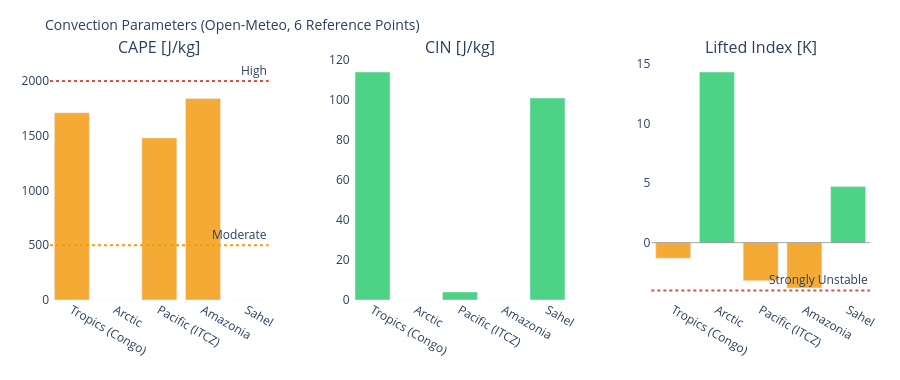

The cell this chart's notebook holds for it:
### Markdown cell above
---
## 3. Visualizations

### Code cell
# ============================================================
# CAPE / CIN / LIFTED INDEX – Convection potential
# ============================================================

if not df_atm.empty:
    fig = make_subplots(
        rows=1, cols=3,
        subplot_titles=['CAPE [J/kg]', 'CIN [J/kg]', 'Lifted Index [K]'],
        horizontal_spacing=0.1
    )
    pts = df_atm['point'].tolist()
    pt_colors = ['#E85D24','#185FA5','#888780','#378ADD','#639922','#F2A623']

    # CAPE – höher = mehr Gewitterpotential
    cape_vals = df_atm['cape'].fillna(0).tolist()
    cape_colors = ['#e74c3c' if v > 2000 else '#f39c12' if v > 500 else '#2ecc71'
                   for v in cape_vals]
    fig.add_trace(go.Bar(x=pts, y=cape_vals, marker_color=cape_colors,
                         opacity=0.85, showlegend=False), row=1, col=1)
    fig.add_hline(y=2000, line_dash='dot', line_color='#e74c3c',
                  annotation_text='High', row=1, col=1)
    fig.add_hline(y=500,  line_dash='dot', line_color='#f39c12',
                  annotation_text='Moderate', row=1, col=1)

    # CIN – negativer = stärker gedeckelt (weniger Auslöse)
    cin_vals = df_atm['cin'].fillna(0).tolist()
    cin_colors = ['#e74c3c' if v < -200 else '#f39c12' if v < -50 else '#2ecc71'
                  for v in cin_vals]
    fig.add_trace(go.Bar(x=pts, y=cin_vals, marker_color=cin_colors,
                         opacity=0.85, showlegend=False), row=1, col=2)

    # Lifted Index – negativ = instabil
    li_vals = df_atm['li'].fillna(0).tolist()
    li_colors = ['#e74c3c' if v < -4 else '#f39c12' if v < 0 else '#2ecc71'
                 for v in li_vals]
    fig.add_trace(go.Bar(x=pts, y=li_vals, marker_color=li_colors,
                         opacity=0.85, showlegend=False), row=1, col=3)
    fig.add_hline(y=0, line_color='gray', line_width=0.7, row=1, col=3)
    fig.add_hline(y=-4, line_dash='dot', line_color='#e74c3c',
                  annotation_text='Strongly Unstable', row=1, col=3)

    fig.update_layout(
        title=dict(text='Convection Parameters (Open-Meteo, 6 Reference Points)', font=dict(size=14)),
        height=380, plot_bgcolor='rgba(0,0,0,0)', paper_bgcolor='rgba(0,0,0,0)',
        margin=dict(l=50, r=30, t=60, b=80)
    )
    fig.update_xaxes(tickangle=30)
    fig.show()

### Figure 1 — Plotly figure (JSON) as saved in the notebook; plotly's stock layout.template omitted (floating-point values rounded to 4 significant figures)
{"data": [{"marker": {"color": ["#f39c12", "#2ecc71", "#f39c12", "#f39c12", "#2ecc71"]}, "opacity": 0.85, "showlegend": false, "type": "bar", "x": ["Tropics (Congo)", "Arctic", "Pacific (ITCZ)", "Amazonia", "Sahel"], "xaxis": "x", "y": [1710.0, 0.0, 1480.0, 1840.0, 0.0], "yaxis": "y"}, {"marker": {"color": ["#2ecc71", "#2ecc71", "#2ecc71", "#2ecc71", "#2ecc71"]}, "opacity": 0.85, "showlegend": false, "type": "bar", "x": ["Tropics (Congo)", "Arctic", "Pacific (ITCZ)", "Amazonia", "Sahel"], "xaxis": "x2", "y": [114.0, 0.0, 4.0, 0.0, 101.0], "yaxis": "y2"}, {"marker": {"color": ["#f39c12", "#2ecc71", "#f39c12", "#f39c12", "#2ecc71"]}, "opacity": 0.85, "showlegend": false, "type": "bar", "x": ["Tropics (Congo)", "Arctic", "Pacific (ITCZ)", "Amazonia", "Sahel"], "xaxis": "x3", "y": [-1.3, 14.3, -3.2, -3.8, 4.7], "yaxis": "y3"}], "layout": {"annotations": [{"font": {"size": 16}, "showarrow": false, "text": "CAPE [J/kg]", "x": 0.1333, "xanchor": "center", "xref": "paper", "y": 1.0, "yanchor": "bottom", "yref": "paper"}, {"font": {"size": 16}, "showarrow": false, "text": "CIN [J/kg]", "x": 0.5, "xanchor": "center", "xref": "paper", "y": 1.0, "yanchor": "bottom", "yref": "paper"}, {"font": {"size": 16}, "showarrow": false, "text": "Lifted Index [K]", "x": 0.8667, "xanchor": "center", "xref": "paper", "y": 1.0, "yanchor": "bottom", "yref": "paper"}, {"showarrow": false, "text": "High", "x": 1, "xanchor": "right", "xref": "x domain", "y": 2000, "yanchor": "bottom", "yref": "y"}, {"showarrow": false, "text": "Moderate", "x": 1, "xanchor": "right", "xref": "x domain", "y": 500, "yanchor": "bottom", "yref": "y"}, {"showarrow": false, "text": "Strongly Unstable", "x": 1, "xanchor": "right", "xref": "x3 domain", "y": -4, "yanchor": "bottom", "yref": "y3"}], "height": 380, "margin": {"b": 80, "l": 50, "r": 30, "t": 60}, "paper_bgcolor": "rgba(0,0,0,0)", "plot_bgcolor": "rgba(0,0,0,0)", "shapes": [{"line": {"color": "#e74c3c", "dash": "dot"}, "type": "line", "x0": 0, "x1": 1, "xref": "x domain", "y0": 2000, "y1": 2000, "yref": "y"}, {"line": {"color": "#f39c12", "dash": "dot"}, "type": "line", "x0": 0, "x1": 1, "xref": "x domain", "y0": 500, "y1": 500, "yref": "y"}, {"line": {"color": "gray", "width": 0.7}, "type": "line", "x0": 0, "x1": 1, "xref": "x3 domain", "y0": 0, "y1": 0, "yref": "y3"}, {"line": {"color": "#e74c3c", "dash": "dot"}, "type": "line", "x0": 0, "x1": 1, "xref": "x3 domain", "y0": -4, "y1": -4, "yref": "y3"}], "title": {"font": {"size": 14}, "text": "Convection Parameters (Open-Meteo, 6 Reference Points)"}, "xaxis": {"anchor": "y", "domain": [0.0, 0.2667], "tickangle": 30}, "xaxis2": {"anchor": "y2", "domain": [0.3667, 0.6333], "tickangle": 30}, "xaxis3": {"anchor": "y3", "domain": [0.7333, 1.0], "tickangle": 30}, "yaxis": {"anchor": "x", "domain": [0.0, 1.0]}, "yaxis2": {"anchor": "x2", "domain": [0.0, 1.0]}, "yaxis3": {"anchor": "x3", "domain": [0.0, 1.0]}}}
